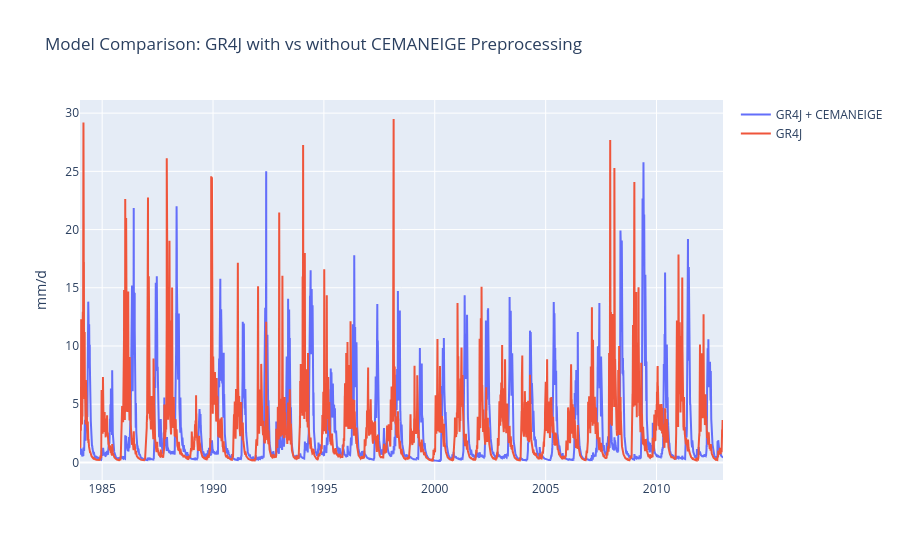

Notebook code cell kept with this figure:
### Code cell
fig = go.Figure()
fig.add_trace(
    go.Scatter(x=gr_outputs.index, y=gr_outputs["flow"], name="GR4J + CEMANEIGE")
)
fig.add_trace(
    go.Scatter(x=gr_outputs_no_snow.index, y=gr_outputs_no_snow["flow"], name="GR4J")
)
fig.update_yaxes(title="mm/d")
fig.update_layout(
    title="Model Comparison: GR4J with vs without CEMANEIGE Preprocessing"
)
fig.show()

### Figure 1 — Plotly figure (JSON) as saved in the notebook; plotly's stock layout.template omitted (floating-point values rounded to 4 significant figures; data arrays with more than 128 entries replaced by an {"elided": "..."} marker saying what was removed)
{"data": [{"name": "GR4J + CEMANEIGE", "type": "scatter", "x": {"elided": "10592 str values"}, "y": {"elided": "10592 float values"}}, {"name": "GR4J", "type": "scatter", "x": {"elided": "10592 str values"}, "y": {"elided": "10592 float values"}}], "layout": {"title": {"text": "Model Comparison: GR4J with vs without CEMANEIGE Preprocessing"}, "yaxis": {"title": {"text": "mm/d"}}}}
